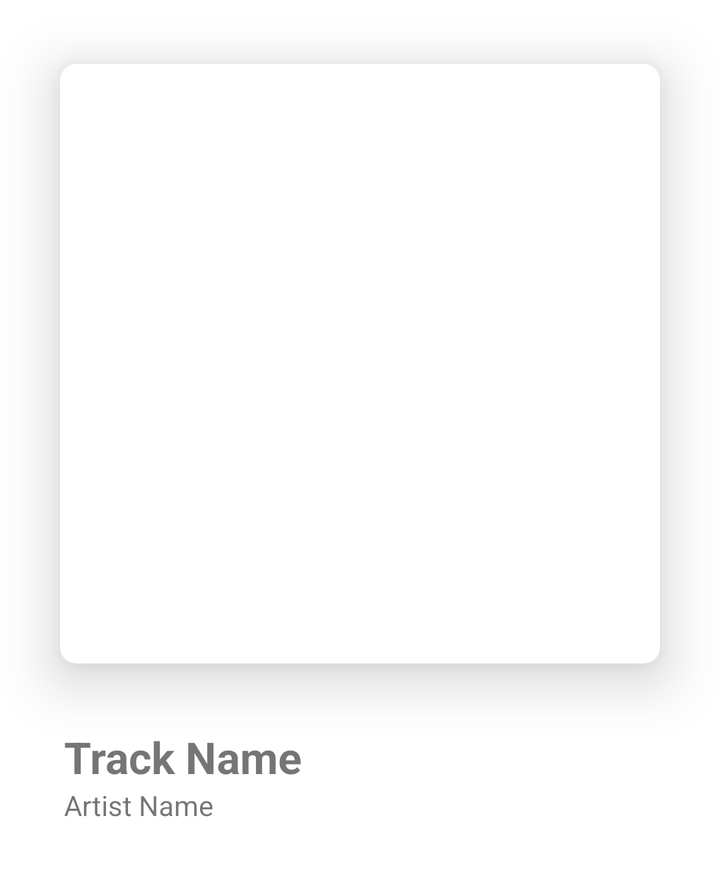
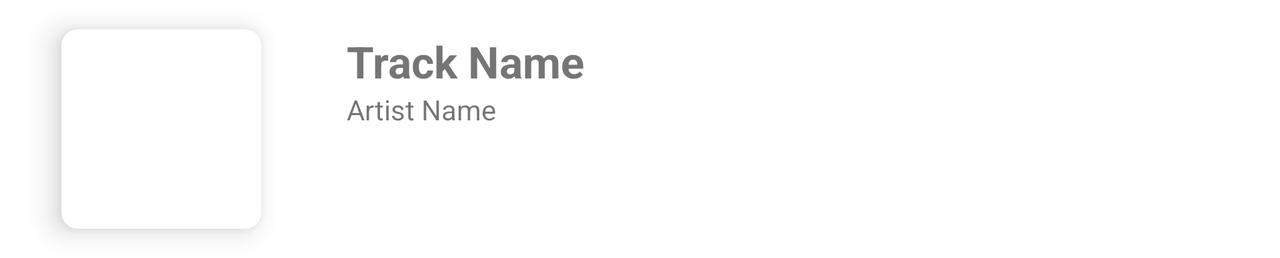

Compare how this app lays out the same screen by default and in its alternative resource folder. The renders come first, then the two layout files and the values they reference.
<!-- AndroidManifest.xml: application theme Theme.StreamingMusicPlayer -->
<!-- res/layout/main_music_info.xml -->
<?xml version="1.0" encoding="utf-8"?>
<LinearLayout xmlns:android="http://schemas.android.com/apk/res/android"
    xmlns:app="http://schemas.android.com/apk/res-auto"
    xmlns:tools="http://schemas.android.com/tools"
    android:layout_width="match_parent"
    android:layout_height="wrap_content"
    android:orientation="vertical">

    <androidx.cardview.widget.CardView
        android:layout_width="wrap_content"
        android:layout_height="wrap_content"
        android:layout_gravity="center"
        android:layout_marginTop="32dp"
        app:cardElevation="16dp"
        app:cardCornerRadius="8dp">

        <ImageView
            android:id="@+id/album_image"
            android:layout_width="300dp"
            android:layout_height="300dp"
            tools:src="@tools:sample/avatars" />

    </androidx.cardview.widget.CardView>

    <androidx.constraintlayout.widget.ConstraintLayout
        android:layout_width="match_parent"
        android:layout_height="wrap_content"
        android:layout_margin="32dp">

        <TextView
            android:id="@+id/track_name"
            android:layout_width="0dp"
            android:layout_height="wrap_content"
            android:text="Track Name"
            android:textSize="22sp"
            android:textStyle="bold"
            android:maxLines="1"
            android:ellipsize="marquee"
            app:layout_constraintEnd_toEndOf="parent"
            app:layout_constraintStart_toStartOf="parent"
            app:layout_constraintTop_toTopOf="parent"
            app:layout_constraintBottom_toTopOf="@id/artist_name"/>

        <TextView
            android:id="@+id/artist_name"
            android:layout_width="0dp"
            android:layout_height="wrap_content"
            android:text="Artist Name"
            android:textSize="14sp"
            android:maxLines="1"
            android:ellipsize="marquee"
            app:layout_constraintBottom_toBottomOf="parent"
            app:layout_constraintEnd_toEndOf="parent"
            app:layout_constraintStart_toStartOf="parent" />
    </androidx.constraintlayout.widget.ConstraintLayout>
</LinearLayout>
<!-- resources referenced by this layout -->
<resources>
  <style name="Theme.StreamingMusicPlayer" parent="Theme.MaterialComponents.DayNight.DarkActionBar">
          
          <item name="colorPrimary">@color/purple_500</item>
          <item name="colorPrimaryVariant">@color/purple_700</item>
          <item name="colorOnPrimary">@color/white</item>
          
          <item name="colorSecondary">@color/teal_200</item>
          <item name="colorSecondaryVariant">@color/teal_700</item>
          <item name="colorOnSecondary">@color/black</item>
          
          <item name="android:statusBarColor" tools:targetApi="l">?attr/colorPrimaryVariant</item>
          
      </style>
  <color name="purple_500">#FF6200EE</color>
  <color name="purple_700">#FF3700B3</color>
  <color name="white">#FFFFFFFF</color>
  <color name="teal_200">#FF03DAC5</color>
  <color name="teal_700">#FF018786</color>
  <color name="black">#FF000000</color>
</resources>
<!-- res/layout-land/main_music_info.xml (the repository's variant of the layout above) -->
<!-- drawn on the phone turned sideways -->
<?xml version="1.0" encoding="utf-8"?>
<LinearLayout xmlns:android="http://schemas.android.com/apk/res/android"
    xmlns:app="http://schemas.android.com/apk/res-auto"
    xmlns:tools="http://schemas.android.com/tools"
    android:layout_width="match_parent"
    android:layout_height="wrap_content"
    android:orientation="horizontal">

    <androidx.cardview.widget.CardView
        android:layout_width="wrap_content"
        android:layout_height="wrap_content"
        android:layout_marginStart="20dp"
        app:cardElevation="8dp"
        app:cardCornerRadius="8dp"
        app:cardUseCompatPadding="true">

        <ImageView
            android:id="@+id/album_image"
            android:layout_width="100dp"
            android:layout_height="100dp"
            tools:src="@tools:sample/avatars" />

    </androidx.cardview.widget.CardView>

    <androidx.constraintlayout.widget.ConstraintLayout
        android:layout_width="match_parent"
        android:layout_height="match_parent"
        android:paddingTop="16dp"
        android:layout_marginStart="32dp">

        <TextView
            android:id="@+id/track_name"
            android:layout_width="match_parent"
            android:layout_height="wrap_content"
            android:text="Track Name"
            android:textSize="22sp"
            android:textStyle="bold"
            android:maxLines="1"
            android:ellipsize="marquee"
            app:layout_constraintTop_toTopOf="parent"
            app:layout_constraintEnd_toEndOf="parent"
            app:layout_constraintStart_toStartOf="parent" />

        <TextView
            android:id="@+id/artist_name"
            android:layout_width="match_parent"
            android:layout_height="wrap_content"
            android:text="Artist Name"
            android:textSize="14sp"
            android:maxLines="1"
            android:ellipsize="marquee"
            app:layout_constraintTop_toBottomOf="@id/track_name"
            app:layout_constraintEnd_toEndOf="parent"
            app:layout_constraintStart_toStartOf="parent" />

    </androidx.constraintlayout.widget.ConstraintLayout>
</LinearLayout>
